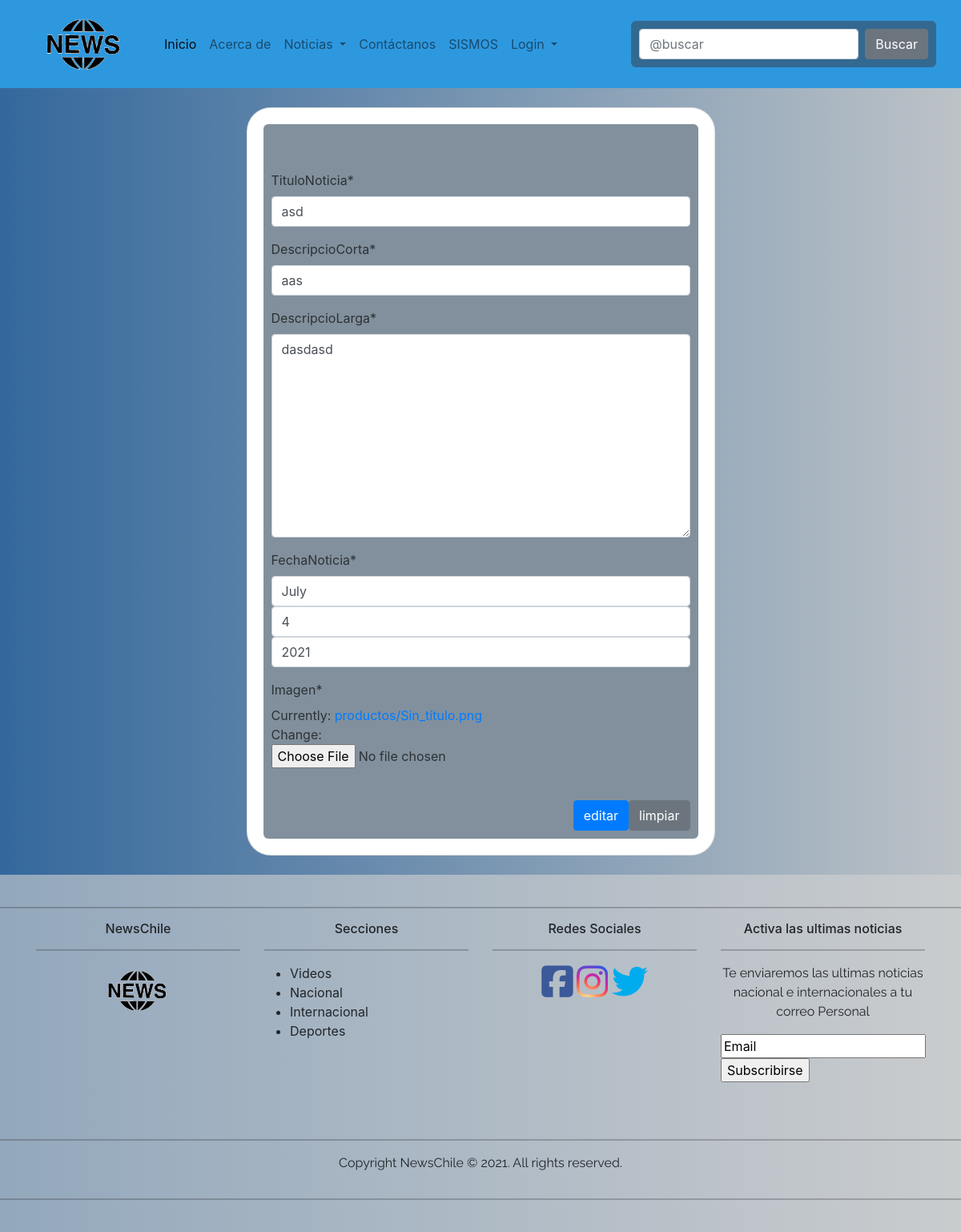
Screenshot of /modificarNoticia/2/ with the database file from the repository.
### miApp/models.py (models this page shows, shortened)
class Noticias(models.Model):
    tituloNoticia = models.CharField(max_length=75)
    descripcioCorta = models.CharField(max_length=100)
    descripcioLarga = models.CharField(max_length=1000)
    fechaNoticia = models.DateField()
    imagen = models.ImageField(upload_to="productos", null=True)

### miApp/views.py (the view)
# urls.py: path('modificarNoticia/<id>/', modificarNoticia, name="modificarNoticia"),
def modificarNoticia(request, id):
    noticia = get_object_or_404(Noticias, id=id)
    data = {
        'form': NoticiaForm(instance=noticia)
    }
    if request.method == 'POST':
        formulario = NoticiaForm(data=request.POST, instance=noticia, files=request.FILES)
        if formulario.is_valid():
            formulario.save()
            return redirect(to="listarNoticias")
    return render(request, 'miApp/crudNoticia/modificarNoticia.html', data)

### miApp/forms.py
class NoticiaForm(forms.ModelForm):
    class Meta:
        model = Noticias
        fields = '__all__'
        widgets = {
            "fechaNoticia": forms.SelectDateWidget(),
            "descripcioLarga": forms.Textarea,
        }

### miApp/templates/miApp/crudNoticia/modificarNoticia.html (shortened to what this page needs)
{% extends 'miApp/base.html' %}
{% block content %}
{% load crispy_forms_tags %}
<br>
<div class="row">
    <div class="col-12 col-md-6 offset-md-3">
        <div class="card">
            <div class="card-body">
                <form action="" method="post" enctype="multipart/form-data">
                    <br>
                    <br>
                    {{ form | crispy}}
                    <br>
                    <div class="d-flex justify-content-end">
                        <input type="submit" value="editar" class="btn btn-primary">
                        <input type="reset" value="limpiar" class="btn btn-secondary">
                    </div>
                </form>
            </div>
        </div>
    </div>
</div>
<br>
{% endblock %}

### miApp/static/miApp/estilo/style.css (style rules this page uses)
body { background: #bdc3c7; background: -webkit-linear-gradient(to right, #468f7f, #bdc3c7); background: linear-gradient(to right, #34689c, #bdc3c7); }
.card { border-radius: 30px; }
.form-group { color: rgba(0, 0, 0, 0.658); }
form { padding: 10px; background: #374d639f; color: #fff; -moz-border-radius: 6px; -webkit-border-radius: 6px; border-radius: 6px; }

### rows the page displays
Noticias: tituloNoticia "asd", descripcioCorta "aas", descripcioLarga "dasdasd"
